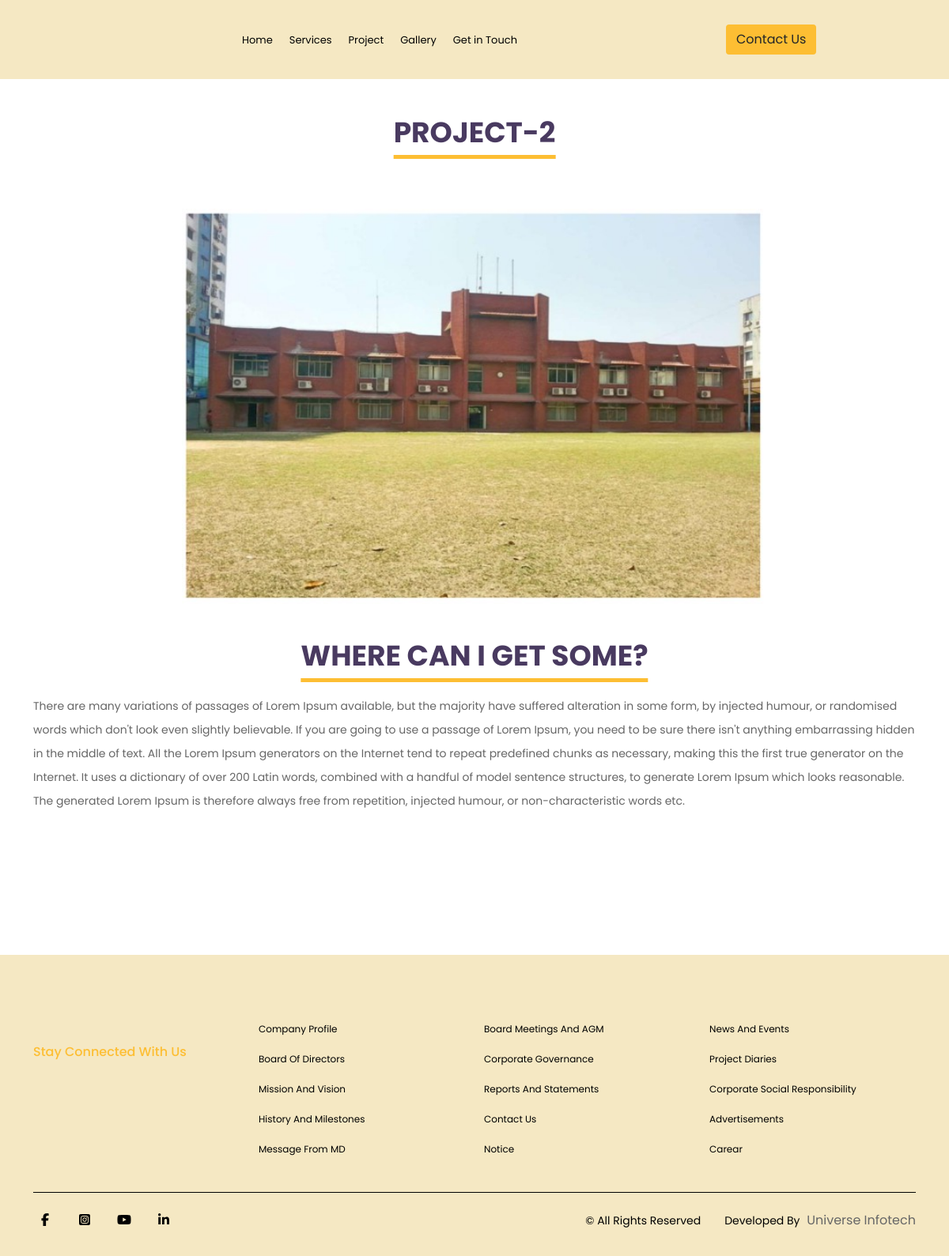
The page /project/lytyktssxuup0wkwnrzfnyot7lb0l21vqy7uhdlp7zkehcblw on the database its author committed.
### universeapp/models.py (models this page shows, shortened)
class Project(models.Model):
    title = models.CharField(max_length = 150)
    slug = models.SlugField(max_length = 50, unique=True, blank=True)
    image = models.ImageField(upload_to='ServiceImage')
    description =RichTextUploadingField()
    class Meta:
        verbose_name = 'Project'
        verbose_name_plural = 'Projects'
        ordering =['-id']

### universeapp/views.py (the view)
# urls.py: path('project/<slug>', ProjectDetailView.as_view(), name='project-detail'),
class ProjectDetailView(DetailView):
    model = Project
    template_name ='project_detail.html'

### universeapp/models.py (called while the page is built)
    def get_service_detail_link(self):
        return reverse('service-detail', kwargs={'slug': self.slug})

### universeapp/templatetags/project.py (called while the page is built)
@register.filter
def project(request):
    project = Project.objects.all()
    return project

### universeapp/templatetags/service.py (called while the page is built)
@register.filter
def service(request):
    service = Our_Service.objects.all()
    return service

### universeapp/templates/universeapp/project_detail.html (shortened to what this page needs)
{% extends 'base.html'%}
 {% block content %}
<section id="gallery" class="service">
  <div class="container">
    <div class="row">
      <div class="col-lg-12">
        <div class="header_pert">
          <h2>{{object.title}}</h2>
          <div class="img">
            <img
              class="img-fluid my-5"
              src="{{object.image.url}}"
              alt=""
            />
          </div>
          <p>{{object.description|safe}}</p>
        </div>
      </div>
    </div>
  </div>
</section>
{% endblock %}

### universeapp/static/frontend_assets/css/style.css (style rules this page uses)
* { margin: 0; padding: 0; }
a, h1, h2, h3, h4, h5, h6, p, span { margin: 0; padding: 0; }
:root { --bg_color: #493A60; --top_heading_color: #FDBE33; --text_color: #666; }
h2 { font-size: 36px; font-weight: 700; line-height: 36px; color: var(--bg_color); }
p { font-size: 16px; font-weight: 400; line-height: 30px; color: var(--text_color); }
.header_pert { text-align: center; margin-bottom: 80px; }
.header_pert h2 { position: relative; display: inline-block; text-transform: uppercase; color: var(--bg_color); margin-bottom: 30px; }
.header_pert h2::after { position: absolute; content: ''; bottom: -15px; left: 50%; transform: translateX(-50%); width: 100%; height: 5px; background: var(--top_heading_color); }
.header_pert p { margin-top: 0; }
#gallery.service .header_pert p { margin-top: 0; text-align: left; }
section#gallery img { height: 500px; width: 100%; object-fit: cover; }
section#gallery.service img { width: auto; }

### universeapp/static/frontend_assets/css/media.css (style rules this page uses)
@media (max-width: 1400px) { p { font-size: 14px; } }

### rows shown on the page
Project: title "PROJECT-2", image (picture), description "WHERE CAN I GET SOME? There are many variations of passages of Lorem Ipsum available, but the majority have suffered alteration in some form, by injected humour, or randomised words which don't look even slightly believable. If you are going to use a passage of Lorem Ipsum, you need to be sure there isn't anything embarrassing hidden in the middle of text. All the Lorem Ipsum generators on the Internet tend to repeat predefined chunks as necessary, making this the first true generator on the Internet. It uses a dictionary of over 200 Latin words, combined with a handful of model sentence structures, to generate Lorem Ipsum which looks reasonable. The generated Lorem Ipsum is therefore…"
